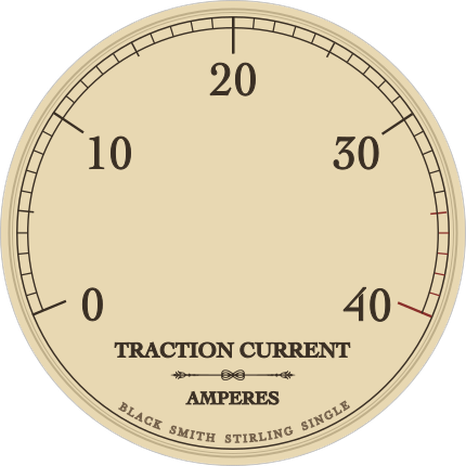
#> input picture assets/gauge_current.png, 466 x 466 px
$ python png2rgb565.py ../assets/gauge_current.png ../assets/gauge_speed.png ../assets/gauge_speed.png
#> lines starting #> are read from the running program, lines starting #| are printed output that depends on the picture
#!/usr/bin/env python3
"""Convert a gauge background PNG to an RGB565 C header for Arduino_GFX.

Transparent pixels are composited onto black (ideal for AMOLED).

Usage:
    python3 tools/png2rgb565.py "<input.png>" <array_name> <output.h>

Example:
    python3 tools/png2rgb565.py \
        "assets/gauge_current.png" gauge_current_bg include/assets/gauge_current_bg.h
"""

import sys
from pathlib import Path

from PIL import Image


def rgb565(r: int, g: int, b: int) -> int:
    return ((r & 0xF8) << 8) | ((g & 0xFC) << 3) | (b >> 3)


def main() -> None:
    if len(sys.argv) != 4:
        sys.exit(__doc__)

    src, name, dest = sys.argv[1], sys.argv[2], Path(sys.argv[3])

    img = Image.open(src)
#> img is the input picture: PIL image 466x466 RGBA; mean R, G, B, A 174.8, 162.5, 134.2, 200.3
    if img.mode != "RGBA":
        img = img.convert("RGBA")
    black = Image.new("RGBA", img.size, (0, 0, 0, 255))
    img = Image.alpha_composite(black, img).convert("RGB")
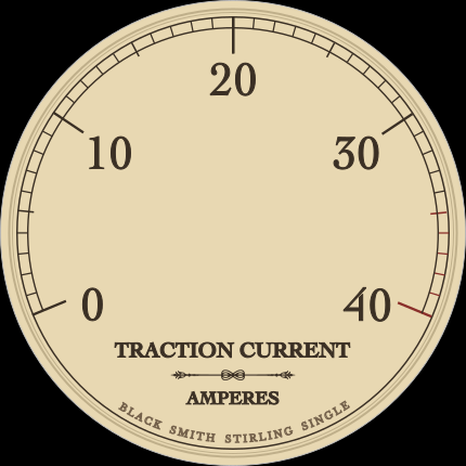
#> img: PIL image 466x466 RGB; mean R, G, B 172.8, 160.5, 132.2

    w, h = img.size
#> w = 466; h = 466
    pixels = list(img.getdata())
#> pixels = 217156 items

    lines = [
        "// Auto-generated by tools/png2rgb565.py — do not edit.",
        f"// Source: {src}",
        "#pragma once",
        "#include <pgmspace.h>",
        "",
        f"#define {name.upper()}_WIDTH {w}",
        f"#define {name.upper()}_HEIGHT {h}",
        "",
        f"static const uint16_t {name}[{w * h}] PROGMEM = {{",
    ]
    for i in range(0, len(pixels), 16):
        row = ", ".join(f"0x{rgb565(*p):04X}" for p in pixels[i : i + 16])
        lines.append(f"    {row},")
#> this loop made 13573 passes
#> i on passes 2 to 4: 16, 32, 48
#> after the loop, lines = 13582 items
    lines.append("};")

    dest.parent.mkdir(parents=True, exist_ok=True)
    dest.write_text("\n".join(lines) + "\n")
    print(f"Wrote {dest} ({w}x{h}, {w * h * 2 / 1024:.0f} KB)")
#| Wrote ../assets/gauge_speed.png (466x466, 424 KB)


if __name__ == "__main__":
    main()

$ run again, on assets/gauge_volts.png
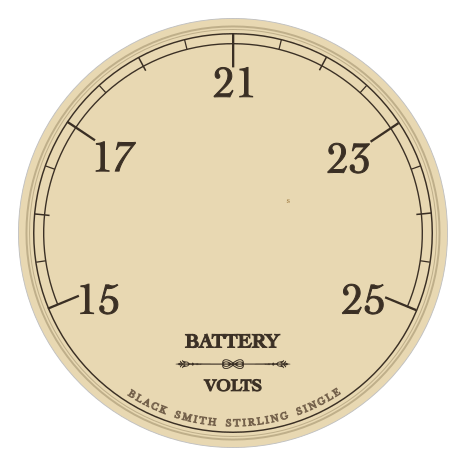
#> input picture assets/gauge_volts.png, 466 x 466 px
#> in main, img is the input picture: PIL image 466x466 RGBA; mean R, G, B, A 232.5, 222, 197.8, 170.5
#> in main, `img = Image.alpha_composite(black, img).convert("RGB")`:
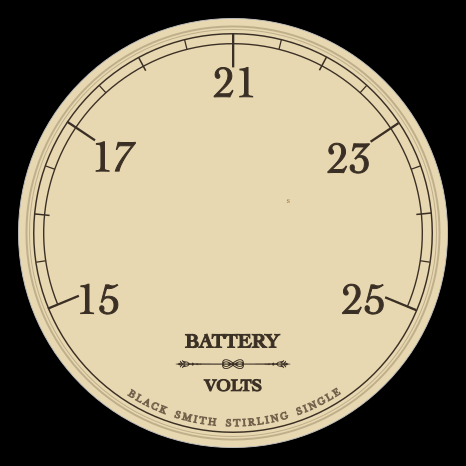
#> img: PIL image 466x466 RGB; mean R, G, B 148.2, 137.7, 113.5
#> pixels = 217156 items
#> the loop in main, `for i in range(0, len(pixels), 16):` made 13573 passes
#> i on passes 2 to 4: 16, 32, 48
#> after the loop in main, `for i in range(0, len(pixels), 16):`: lines = 13582 items
#| Wrote ../assets/gauge_volts.png (466x466, 424 KB)
